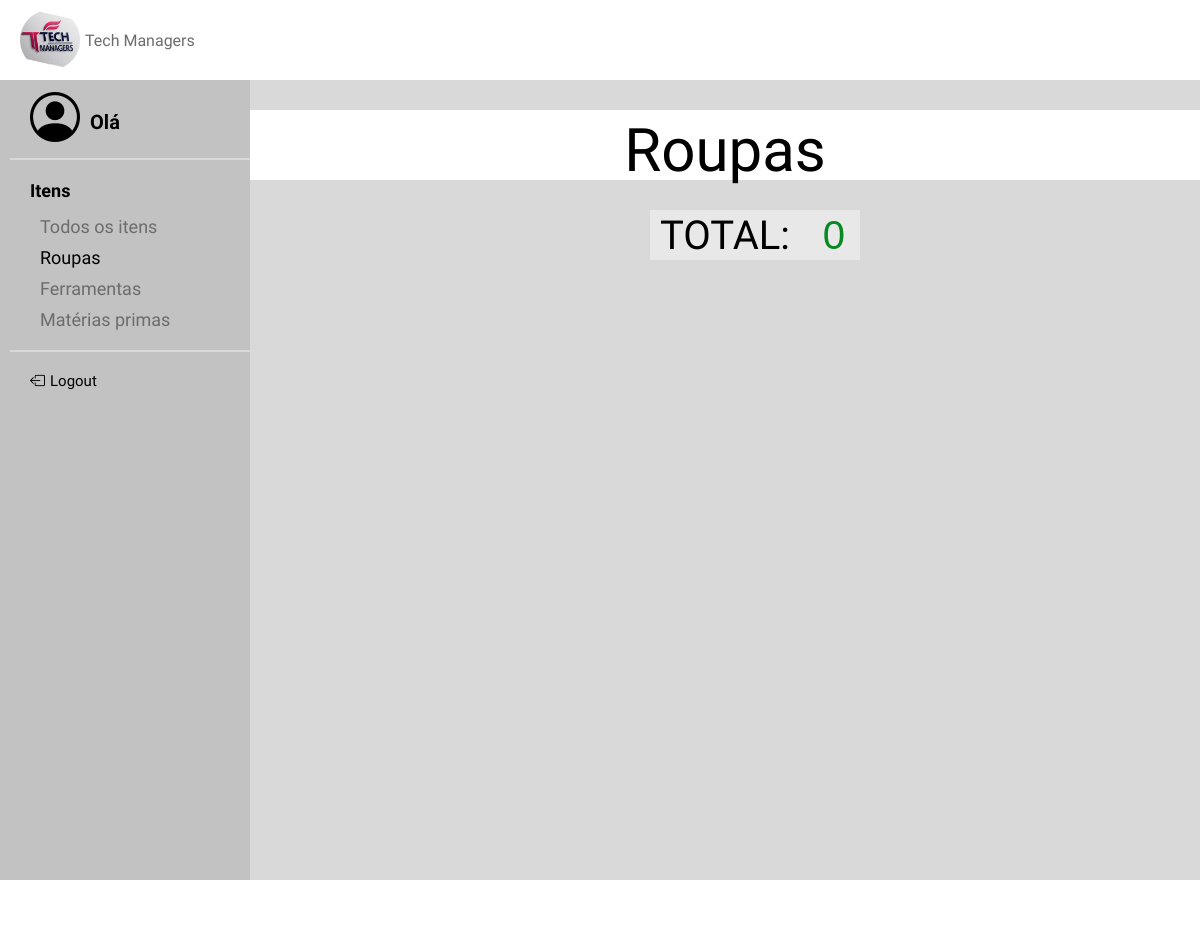
/TelaAR, run on an earlier commit of the app's database.
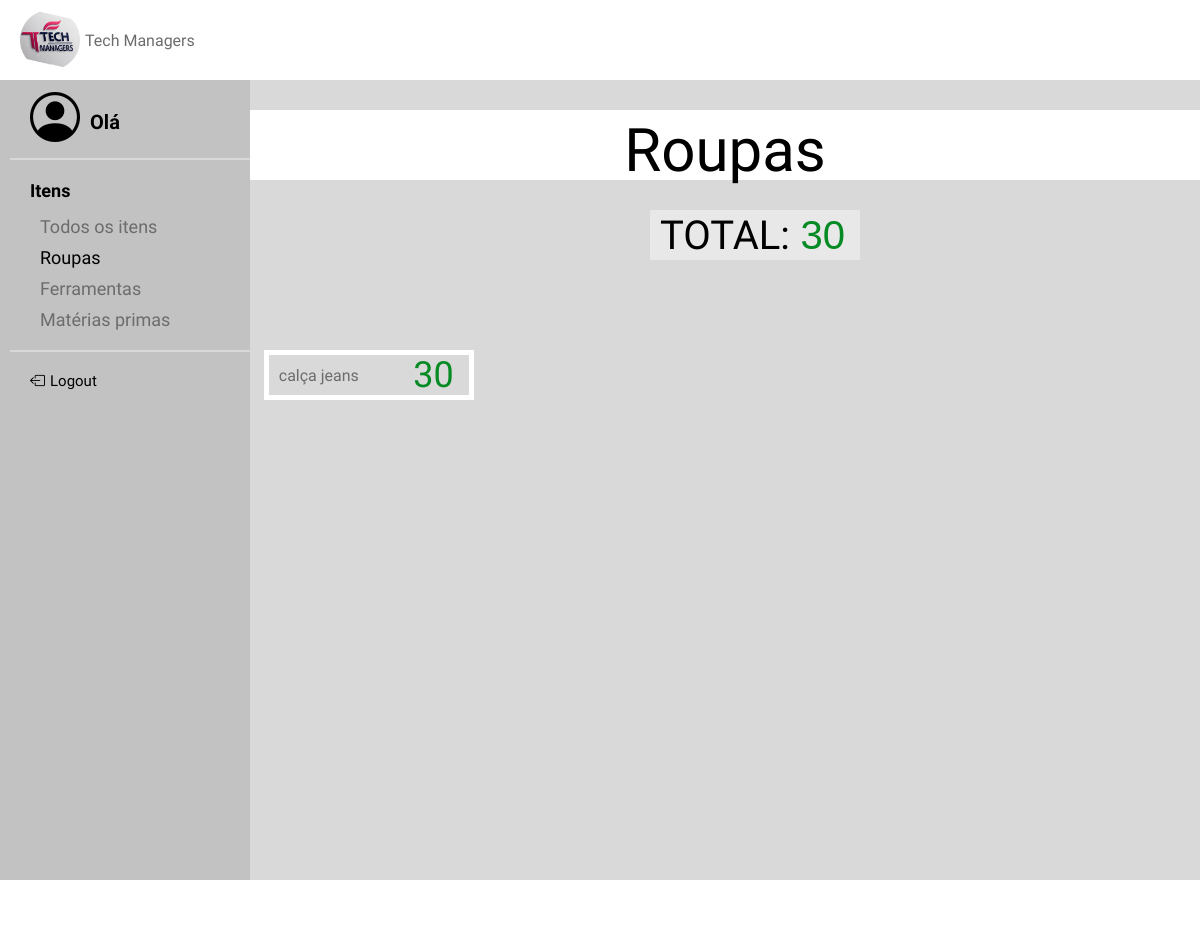
And on a later commit of the database.
### models.py (models this page shows, shortened)
class ITEM(Base):
    __tablename__ = 'item'
    id = Column(Integer, primary_key=True, unique=True, nullable=False, index=True)
    nome = Column(String(40), nullable=False, index=True)
    tipo = Column(String(40), nullable=False, index=True)
    quantidade = Column(Integer, nullable=False, index=True)

### app.py (the view)
@app.route('/TelaAR')
def tela_roupas():
    itens = ITEM.query.filter_by(tipo="Roupa").all()
    total = db_session.query(func.sum(ITEM.quantidade)).filter(ITEM.tipo == "Roupa").scalar() or 0
    return render_template("TelaARoupas.html", itens=itens, total=total)

### templates/TelaARoupas.html
{% extends "base.html" %}
{% block conteudo %}
    <link rel="stylesheet" href="/static/TelaARoupas.css">
    <div class="container">
        <div id="numero">
            <p class="titulo">Roupas</p>
        </div>
        <div id="total">
            <p for="numero" id="textonumero"> TOTAL: </p>
            <input type="number" id="camponumero" name="numero" value="{{ total }}" readonly>
        </div>
        <div class="cards">
            {% for item in itens %}
                <div class="card">
                    <form class="input-group">
                        <input type="text" id="nome" name="nome" value="{{ item.nome }}" readonly>
                        <input type="number" id="quantidade" name="quantidade" value="{{ item.quantidade }}" disabled>
                    </form>
                </div>
            {% endfor %}
        </div>
    </div>
{% endblock %}

What changed in the data, as far as the page shows it:
added ITEM: nome "calça jeans", quantidade "30"
Also different on the page:
form field numero: "0" → "30"
